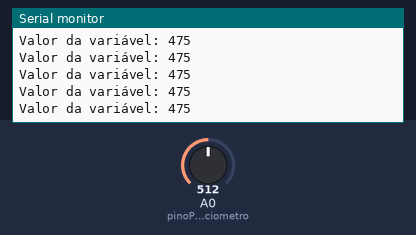
Simulated run of this sketch. Board: Arduino Uno, built with avr-gcc and run on an emulated ATmega328P. On the bench: the last lines printed to the serial monitor. Inputs (shaded band) come from the test bench; at power-on: A0 (pinoPotenciometro) = 512.

Above: at 1.2 s.
1.3 s: A0 (pinoPotenciometro) set to 716
At 1.31 s:
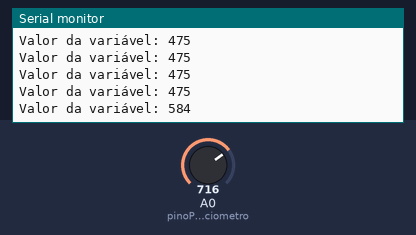
2.8 s: A0 (pinoPotenciometro) set to 760
At 2.82 s:
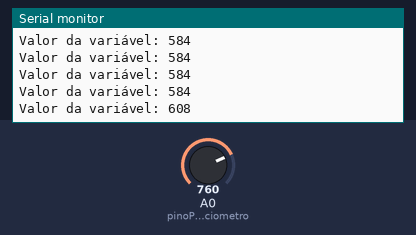
Timing chart, 0 to 5.8 s (numbered marks = the images above; inputs shaded):
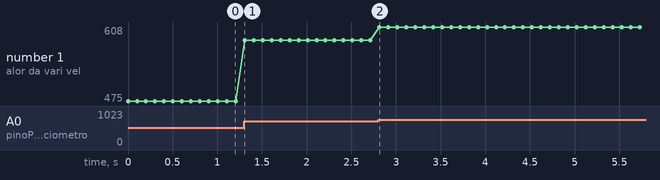

Measured:
- after the input at 1.3 s, the serial monitor: prints a new line at once (image 1)
- after the input at 2.8 s, the serial monitor: prints a new line at once (image 2)
- plotted number 1: 475 → 584 after the input at 1.3 s, 584 → 608 after the input at 2.8 s

The sketch:

variavel_potenciometro.ino
```cpp
/*
    Conecte o terminal central do potenciômetro ao pino analógico A0 do Arduino.
    Conecte um dos terminais externos do potenciômetro ao GND (terra) do Arduino.
    Conecte o outro terminal externo do potenciômetro ao 5V do Arduino.
*/
// Define os pinos utilizados
const int pinoPotenciometro = A0;  // Pino analógico para ler o valor do potenciômetro

// Define os limites da variável
const int valorMinimo = 200;  // Valor mínimo da variável
const int valorMaximo = 750;  // Valor máximo da variável

int variavel = valorMinimo;  // Variável inicializada com o valor mínimo

void setup() {
  // Inicializa a comunicação serial
  Serial.begin(9600);
}

void loop() {
  // Lê o valor do potenciômetro
  int valorPotenciometro = analogRead(pinoPotenciometro);

  // Mapeia o valor lido do potenciômetro para o intervalo desejado
  variavel = map(valorPotenciometro, 0, 1023, valorMinimo, valorMaximo);

  // Imprime o valor atual da variável no monitor serial
  Serial.print("Valor da variável: ");
  Serial.println(variavel);

  // Aguarda um pequeno intervalo antes de ler novamente o potenciômetro
  delay(100);
}
```
